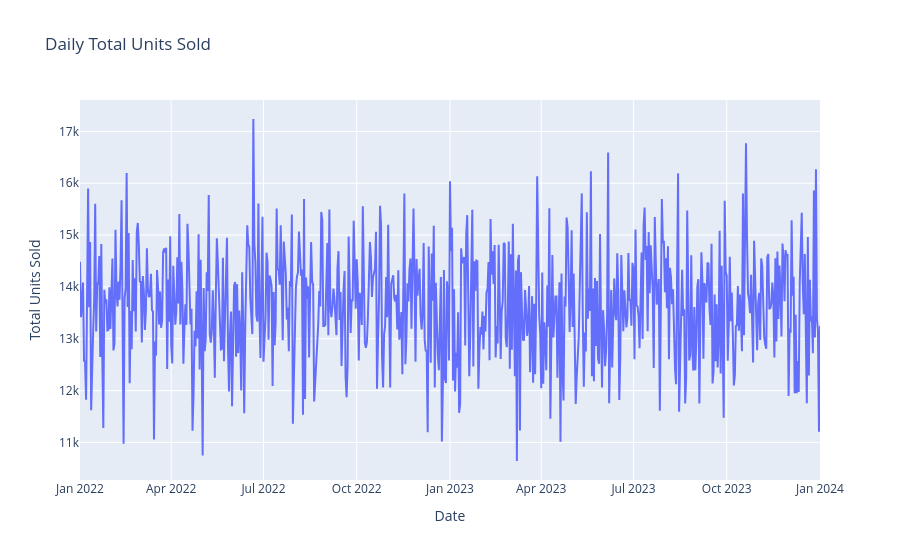

The notebook cell saved with this chart:
### Code cell
daily_sales = (
    df.groupby("Date", as_index=False)["Units Sold"]
      .sum()
)

fig = px.line(
    daily_sales,
    x="Date",
    y="Units Sold",
    title="Daily Total Units Sold",
    labels={
        "Date": "Date",
        "Units Sold": "Total Units Sold"
    }
)

fig.show()

### Figure 1 — Plotly figure (JSON) as saved in the notebook; plotly's stock layout.template omitted (floating-point values rounded to 4 significant figures; data arrays with more than 128 entries replaced by an {"elided": "..."} marker saying what was removed)
{"data": [{"hovertemplate": "Date=%{x}<br>Total Units Sold=%{y}<extra></extra>", "legendgroup": "", "line": {"color": "#636efa", "dash": "solid"}, "marker": {"symbol": "circle"}, "mode": "lines", "name": "", "orientation": "v", "showlegend": false, "type": "scatter", "x": {"elided": "731 str values"}, "xaxis": "x", "y": {"elided": "731 int values"}, "yaxis": "y"}], "layout": {"legend": {"tracegroupgap": 0}, "title": {"text": "Daily Total Units Sold"}, "xaxis": {"anchor": "y", "domain": [0, 1], "title": {"text": "Date"}}, "yaxis": {"anchor": "x", "domain": [0, 1], "title": {"text": "Total Units Sold"}}}}
